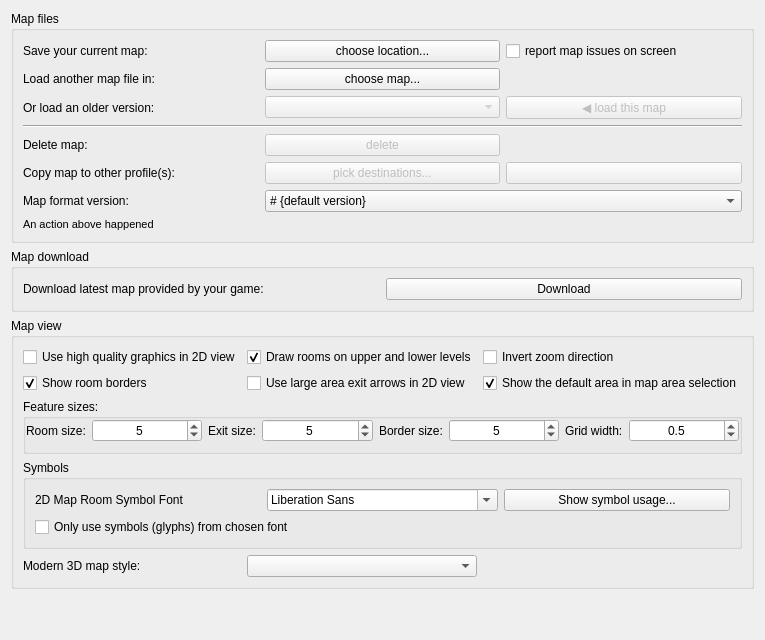
     <widget class="QWidget" name="tab_mapper">
      <attribute name="title">
       <string>Mapper</string>
      </attribute>
      <layout class="QVBoxLayout" name="vBoxLayout_tab_mapper">
       <item>
        <widget class="QGroupBox" name="groupBox_mapFiles">
         <property name="title">
          <string>Map files</string>
         </property>
         <layout class="QGridLayout" name="gridLayout_groupBox_mapFiles">
          <item row="0" column="0">
           <widget class="QLabel" name="label_saveMap">
            <property name="text">
             <string>Save your current map:</string>
            </property>
            <property name="buddy">
             <cstring>pushButton_saveMap</cstring>
            </property>
           </widget>
          </item>
          <item row="0" column="1">
           <widget class="QPushButton" name="pushButton_saveMap">
            <property name="text">
             <string>choose location...</string>
            </property>
           </widget>
          </item>
          <item row="0" column="2">
           <widget class="QCheckBox" name="checkBox_reportMapIssuesOnScreen">
            <property name="toolTip">
             <string>&lt;p&gt;Mudlet now does some sanity checking and repairing to clean up issues that may have arisen in previous version due to faulty code or badly documented commands. However if significant problems are found the report can be quite extensive, in particular for larger maps.&lt;/p&gt;&lt;p&gt;Unless this option is set, Mudlet will reduce the amount of on-screen messages by hiding many texts and showing a suggestion to review the report file instead.&lt;/p&gt;</string>
            </property>
            <property name="accessibleDescription">
             <string>When checked, show the full map sanity-check and repair report on screen. Otherwise Mudlet hides most messages and points you at the report file instead, which is helpful for large maps.</string>
            </property>
            <property name="text">
             <string>report map issues on screen</string>
            </property>
           </widget>
          </item>
          <item row="1" column="0">
           <widget class="QLabel" name="label_loadMap">
            <property name="text">
             <string>Load another map file in:</string>
            </property>
            <property name="buddy">
             <cstring>pushButton_loadMap</cstring>
            </property>
           </widget>
          </item>
          <item row="1" column="1">
           <widget class="QPushButton" name="pushButton_loadMap">
            <property name="text">
             <string>choose map...</string>
            </property>
           </widget>
          </item>
          <item row="2" column="0">
           <widget class="QLabel" name="label_loadHistoricMap">
            <property name="text">
             <string>Or load an older version:</string>
            </property>
           </widget>
          </item>
          <item row="2" column="1">
           <widget class="QComboBox" name="comboBox_mapHistory">
            <property name="enabled">
             <bool>false</bool>
            </property>
           </widget>
          </item>
          <item row="2" column="2">
           <widget class="QPushButton" name="pushButton_loadHistoricMap">
            <property name="enabled">
             <bool>false</bool>
            </property>
            <property name="text">
             <string>◀ load this map</string>
            </property>
           </widget>
          </item>
          <item row="3" column="0" colspan="3">
           <widget class="Line" name="line">
            <property name="orientation">
             <enum>Qt::Orientation::Horizontal</enum>
            </property>
           </widget>
          </item>
          <item row="4" column="0">
           <widget class="QLabel" name="label_deleteMap">
            <property name="text">
             <string>Delete map:</string>
            </property>
            <property name="buddy">
             <cstring>pushButton_deleteMap</cstring>
            </property>
           </widget>
          </item>
          <item row="4" column="1">
           <widget class="QPushButton" name="pushButton_deleteMap">
            <property name="enabled">
             <bool>false</bool>
            </property>
            <property name="text">
             <string comment="Text on the button to delete a map, ensure the text matches the word or words `quoted` for the adjacent checkbox">delete</string>
            </property>
           </widget>
          </item>
          <item row="5" column="0">
           <widget class="QLabel" name="label_copyMap">
            <property name="text">
             <string>Copy map to other profile(s):</string>
            </property>
            <property name="buddy">
             <cstring>pushButton_chooseProfiles</cstring>
            </property>
           </widget>
          </item>
          <item row="5" column="1">
           <widget class="QPushButton" name="pushButton_chooseProfiles">
            <property name="enabled">
             <bool>false</bool>
            </property>
            <property name="toolTip">
             <string>&lt;p&gt;Select profiles that you want to copy map to, then press the Copy button to the right.&lt;/p&gt;</string>
            </property>
            <property name="accessibleDescription">
             <string>Select profiles that you want to copy map to, then press the Copy button to the right.</string>
            </property>
            <property name="text">
             <string comment="text on button to select other profiles to receive the map from this profile, this is used when no profiles have been selected">pick destinations...</string>
            </property>
           </widget>
          </item>
          <item row="5" column="2">
           <widget class="QPushButton" name="pushButton_copyMap">
            <property name="enabled">
             <bool>false</bool>
            </property>
            <property name="toolTip">
             <string>&lt;p&gt;Copy map into the selected profiles on the left.&lt;/p&gt;</string>
            </property>
            <property name="accessibleDescription">
             <string>Copy map into the selected profiles on the left.</string>
            </property>
            <property name="text">
             <string notr="true" comment="text will be placed on this button by the C++ code"/>
            </property>
           </widget>
          </item>
          <item row="6" column="0">
           <widget class="QLabel" name="label_mapFileSaveFormatVersion">
            <property name="text">
             <string>Map format version:</string>
            </property>
            <property name="buddy">
             <cstring>comboBox_mapFileSaveFormatVersion</cstring>
            </property>
           </widget>
          </item>
          <item row="6" column="1" colspan="2">
           <widget class="QComboBox" name="comboBox_mapFileSaveFormatVersion">
            <property name="sizePolicy">
             <sizepolicy hsizetype="Minimum" vsizetype="Fixed">
              <horstretch>0</horstretch>
              <verstretch>0</verstretch>
             </sizepolicy>
            </property>
            <property name="maximumSize">
             <size>
              <width>16777215</width>
              <height>16777215</height>
             </size>
            </property>
            <property name="toolTip">
             <string>&lt;p&gt;Change this to a lower version if you need to save your map in a format that can be read by older versions of Mudlet. Doing so will lose the extra data available in the current map format.&lt;/p&gt;</string>
            </property>
            <property name="accessibleDescription">
             <string>Change this to a lower version if you need to save your map in a format that can be read by older versions of Mudlet. Doing so will lose the extra data available in the current map format.</string>
            </property>
            <property name="editable">
             <bool>false</bool>
            </property>
            <property name="currentText">
             <string># {default version}</string>
            </property>
            <item>
             <property name="text">
              <string># {default version}</string>
             </property>
            </item>
           </widget>
          </item>
          <item row="7" column="0" colspan="3">
           <widget class="QLabel" name="label_mapFileActionResult">
            <property name="font">
             <font>
              <pointsize>8</pointsize>
             </font>
            </property>
            <property name="text">
             <string>An action above happened</string>
            </property>
           </widget>
          </item>
         </layout>
        </widget>
       </item>
       <item>
        <widget class="QGroupBox" name="groupBox_downloadMapOptions">
         <property name="title">
          <string>Map download</string>
         </property>
         <layout class="QHBoxLayout" name="hBoxLayout_groupBox_downloadMapOptions">
          <item>
           <widget class="QLabel" name="label_11">
            <property name="toolTip">
             <string>&lt;p&gt;On games that provide maps for download, you can press this button to get the latest map. Note that this will &lt;span style=&quot; font-weight:600;&quot;&gt;overwrite&lt;/span&gt; any changes you've done to your map, and will use the new map only.&lt;/p&gt;</string>
            </property>
            <property name="accessibleDescription">
             <string>On games that provide maps for download, you can press this button to get the latest map. Note that this will overwrite any changes you've done to your map, and will use the new map only.</string>
            </property>
            <property name="text">
             <string>Download latest map provided by your game:</string>
            </property>
            <property name="buddy">
             <cstring>buttonDownloadMap</cstring>
            </property>
           </widget>
          </item>
          <item>
           <widget class="QPushButton" name="buttonDownloadMap">
            <property name="toolTip">
             <string>&lt;p&gt;On games that provide maps for download, you can press this button to get the latest map. Note that this will &lt;span style=&quot; font-weight:600;&quot;&gt;overwrite&lt;/span&gt; any changes you've done to your map, and will use the new map only.&lt;/p&gt;</string>
            </property>
            <property name="accessibleDescription">
             <string>On games that provide maps for download, you can press this button to get the latest map. Note that this will overwrite any changes you've done to your map, and will use the new map only.</string>
            </property>
            <property name="text">
             <string>Download</string>
            </property>
           </widget>
          </item>
         </layout>
        </widget>
       </item>
       <item>
        <widget class="QGroupBox" name="groupBox_mapViewOptions">
         <property name="title">
          <string>Map view</string>
         </property>
         <layout class="QGridLayout" name="gridLayout_groupBox_mapViewOptions">
          <item row="0" column="0">
           <widget class="QCheckBox" name="mMapperUseAntiAlias">
            <property name="toolTip">
             <string>&lt;p&gt;This enables anti-aliasing (AA) for the 2D map view, making it look smoother and nicer. Disable this if you're on a very slow computer.&lt;/p&gt;&lt;p&gt;3D map view always has anti-aliasing enabled.&lt;/p&gt;</string>
            </property>
            <property name="accessibleDescription">
             <string>This enables anti-aliasing (AA) for the 2D map view, making it look smoother and nicer. Disable this if you're on a very slow computer. 3D map view always has anti-aliasing enabled.</string>
            </property>
            <property name="text">
             <string>Use high quality graphics in 2D view</string>
            </property>
           </widget>
          </item>
          <item row="0" column="1">
           <widget class="QCheckBox" name="checkBox_drawUpperLowerLevels">
            <property name="toolTip">
             <string>&lt;p&gt;When enabled, rooms on floors above and below the current level will be drawn with a lighter color to show the map layout context.&lt;/p&gt;</string>
            </property>
            <property name="accessibleDescription">
             <string>When enabled, rooms on floors above and below the current level will be drawn with a lighter color to show the map layout context.</string>
            </property>
            <property name="text">
             <string>Draw rooms on upper and lower levels</string>
            </property>
            <property name="checked">
             <bool>true</bool>
            </property>
           </widget>
          </item>
          <item row="0" column="2">
           <widget class="QCheckBox" name="checkBox_invertMapZoom">
            <property name="toolTip">
             <string>&lt;p&gt;If checked, scrolling up zooms out and scrolling down zooms in. If unchecked, scrolling up zooms in and scrolling down zooms out.&lt;/p&gt;</string>
            </property>
            <property name="accessibleDescription">
             <string>If checked, scrolling up zooms out and scrolling down zooms in. If unchecked, scrolling up zooms in and scrolling down zooms out.</string>
            </property>
            <property name="text">
             <string>Invert zoom direction</string>
            </property>
            <property name="checked">
             <bool>false</bool>
            </property>
           </widget>
          </item>
          <item row="1" column="0">
           <widget class="QCheckBox" name="checkbox_mMapperShowRoomBorders">
            <property name="toolTip">
             <string>&lt;p&gt;This enables borders around room. Color can be set in Mapper colors tab.&lt;/p&gt;</string>
            </property>
            <property name="accessibleDescription">
             <string>This enables borders around room. Color can be set in Mapper colors tab.</string>
            </property>
            <property name="text">
             <string>Show room borders</string>
            </property>
            <property name="checked">
             <bool>true</bool>
            </property>
           </widget>
          </item>
          <item row="1" column="1">
           <widget class="QCheckBox" name="checkBox_largeAreaExitArrows">
            <property name="text">
             <string>Use large area exit arrows in 2D view</string>
            </property>
            <property name="checked">
             <bool>false</bool>
            </property>
           </widget>
          </item>
          <item row="1" column="2">
           <widget class="QCheckBox" name="checkBox_showDefaultArea">
            <property name="toolTip">
             <string>&lt;p&gt;The default area (area id -1) is used by some mapper scripts as a temporary 'holding area' for rooms before they're placed in the correct area.&lt;/p&gt;</string>
            </property>
            <property name="accessibleDescription">
             <string>The default area (area id -1) is used by some mapper scripts as a temporary 'holding area' for rooms before they're placed in the correct area.</string>
            </property>
            <property name="text">
             <string>Show the default area in map area selection</string>
            </property>
            <property name="checked">
             <bool>true</bool>
            </property>
           </widget>
          </item>
          <item row="2" column="0" colspan="3">
           <widget class="QGroupBox" name="gridGroupBox">
            <property name="enabled">
             <bool>true</bool>
            </property>
            <property name="sizePolicy">
             <sizepolicy hsizetype="Preferred" vsizetype="Preferred">
              <horstretch>0</horstretch>
              <verstretch>0</verstretch>
             </sizepolicy>
            </property>
            <property name="title">
             <string>Feature sizes:</string>
            </property>
            <property name="flat">
             <bool>false</bool>
            </property>
            <layout class="QGridLayout" name="groupBox_sizing">
             <property name="leftMargin">
              <number>0</number>
             </property>
             <property name="topMargin">
              <number>0</number>
             </property>
             <property name="rightMargin">
              <number>0</number>
             </property>
             <item row="0" column="0">
              <widget class="QLabel" name="label_roomSize">
               <property name="sizePolicy">
                <sizepolicy hsizetype="Maximum" vsizetype="Preferred">
                 <horstretch>0</horstretch>
                 <verstretch>0</verstretch>
                </sizepolicy>
               </property>
               <property name="text">
                <string>Room size:</string>
               </property>
               <property name="buddy">
                <cstring>spinBox_roomSize</cstring>
               </property>
              </widget>
             </item>
             <item row="0" column="1">
              <widget class="QSpinBox" name="spinBox_roomSize">
               <property name="sizePolicy">
                <sizepolicy hsizetype="MinimumExpanding" vsizetype="Fixed">
                 <horstretch>0</horstretch>
                 <verstretch>0</verstretch>
                </sizepolicy>
               </property>
               <property name="minimumSize">
                <size>
                 <width>30</width>
                 <height>0</height>
                </size>
               </property>
               <property name="alignment">
                <set>Qt::AlignmentFlag::AlignCenter</set>
               </property>
               <property name="minimum">
                <number>1</number>
               </property>
               <property name="maximum">
                <number>11</number>
               </property>
               <property name="value">
                <number>5</number>
               </property>
              </widget>
             </item>
             <item row="0" column="2">
              <widget class="QLabel" name="label_exitSize">
               <property name="sizePolicy">
                <sizepolicy hsizetype="Maximum" vsizetype="Preferred">
                 <horstretch>0</horstretch>
                 <verstretch>0</verstretch>
                </sizepolicy>
               </property>
               <property name="text">
                <string>Exit size:</string>
               </property>
               <property name="buddy">
                <cstring>spinBox_exitSize</cstring>
               </property>
              </widget>
             </item>
             <item row="0" column="3">
              <widget class="QSpinBox" name="spinBox_exitSize">
               <property name="sizePolicy">
                <sizepolicy hsizetype="MinimumExpanding" vsizetype="Fixed">
                 <horstretch>0</horstretch>
                 <verstretch>0</verstretch>
                </sizepolicy>
               </property>
               <property name="alignment">
                <set>Qt::AlignmentFlag::AlignCenter</set>
               </property>
               <property name="minimum">
                <number>1</number>
               </property>
               <property name="maximum">
                <number>11</number>
               </property>
               <property name="value">
                <number>5</number>
               </property>
              </widget>
             </item>
             <item row="0" column="4">
              <widget class="QLabel" name="label_borderSize">
               <property name="sizePolicy">
                <sizepolicy hsizetype="Maximum" vsizetype="Preferred">
                 <horstretch>0</horstretch>
                 <verstretch>0</verstretch>
                </sizepolicy>
               </property>
               <property name="text">
                <string>Border size:</string>
               </property>
               <property name="buddy">
                <cstring>spinBox_borderSize</cstring>
               </property>
              </widget>
             </item>
             <item row="0" column="5">
              <widget class="QSpinBox" name="spinBox_borderSize">
               <property name="sizePolicy">
                <sizepolicy hsizetype="MinimumExpanding" vsizetype="Fixed">
                 <horstretch>0</horstretch>
                 <verstretch>0</verstretch>
                </sizepolicy>
               </property>
               <property name="alignment">
                <set>Qt::AlignmentFlag::AlignCenter</set>
               </property>
               <property name="minimum">
                <number>1</number>
               </property>
               <property name="maximum">
                <number>11</number>
               </property>
               <property name="value">
                <number>5</number>
               </property>
              </widget>
             </item>
             <item row="0" column="6">
              <widget class="QLabel" name="label_gridSize">
               <property name="sizePolicy">
                <sizepolicy hsizetype="Maximum" vsizetype="Preferred">
                 <horstretch>0</horstretch>
                 <verstretch>0</verstretch>
                </sizepolicy>
               </property>
               <property name="text">
                <string>Grid width:</string>
               </property>
               <property name="buddy">
                <cstring>doubleSpinBox_gridSize</cstring>
               </property>
              </widget>
             </item>
             <item row="0" column="7">
              <widget class="QDoubleSpinBox" name="doubleSpinBox_gridSize">
               <property name="sizePolicy">
                <sizepolicy hsizetype="MinimumExpanding" vsizetype="Fixed">
                 <horstretch>0</horstretch>
                 <verstretch>0</verstretch>
                </sizepolicy>
               </property>
               <property name="alignment">
                <set>Qt::AlignmentFlag::AlignCenter</set>
               </property>
               <property name="decimals">
                <number>1</number>
               </property>
               <property name="minimum">
                <double>0.100000000000000</double>
               </property>
               <property name="maximum">
                <double>5.000000000000000</double>
               </property>
               <property name="singleStep">
                <double>0.100000000000000</double>
               </property>
               <property name="value">
                <double>0.500000000000000</double>
               </property>
              </widget>
             </item>
            </layout>
           </widget>
          </item>
          <item row="3" column="0" colspan="3">
           <widget class="QGroupBox" name="groupBox_mapSymbols">
            <property name="title">
             <string>Symbols</string>
            </property>
            <layout class="QGridLayout" name="gridLayout_groupBox_mapSymbols">
             <item row="0" column="0">
              <widget class="QLabel" name="label_mapSymbolsFont">
               <property name="text">
                <string>2D Map Room Symbol Font</string>
               </property>
              </widget>
             </item>
             <item row="0" column="1">
              <widget class="QFontComboBox" name="fontComboBox_mapSymbols"/>
             </item>
             <item row="0" column="2">
              <widget class="QPushButton" name="pushButton_showGlyphUsage">
               <property name="text">
                <string>Show symbol usage...</string>
               </property>
              </widget>
             </item>
             <item row="1" column="0" colspan="2">
              <widget class="QCheckBox" name="checkBox_isOnlyMapSymbolFontToBeUsed">
               <property name="text">
                <string>Only use symbols (glyphs) from chosen font</string>
               </property>
              </widget>
             </item>
            </layout>
           </widget>
          </item>
          <item row="4" column="0">
           <widget class="QLabel" name="label_mapStyle">
            <property name="text">
             <string>Modern 3D map style:</string>
            </property>
            <property name="buddy">
             <cstring>comboBox_mapStyle</cstring>
            </property>
           </widget>
          </item>
          <item row="4" column="1">
           <widget class="QComboBox" name="comboBox_mapStyle">
            <property name="toolTip">
             <string>&lt;p&gt;How the modern 3D mapper draws the map. Scripts can set it with setConfig(&quot;mapStyle&quot;, name).&lt;/p&gt;</string>
            </property>
            <property name="accessibleDescription">
             <string>How the modern 3D mapper draws the map. Scripts can set it with setConfig("mapStyle", name).</string>
            </property>
           </widget>
          </item>
         </layout>
        </widget>
       </item>
       <item>
        <spacer name="verticalSpacer_mapper">
         <property name="orientation">
          <enum>Qt::Orientation::Vertical</enum>
         </property>
         <property name="sizeHint" stdset="0">
          <size>
           <width>20</width>
           <height>40</height>
          </size>
         </property>
        </spacer>
       </item>
      </layout>
     </widget>
